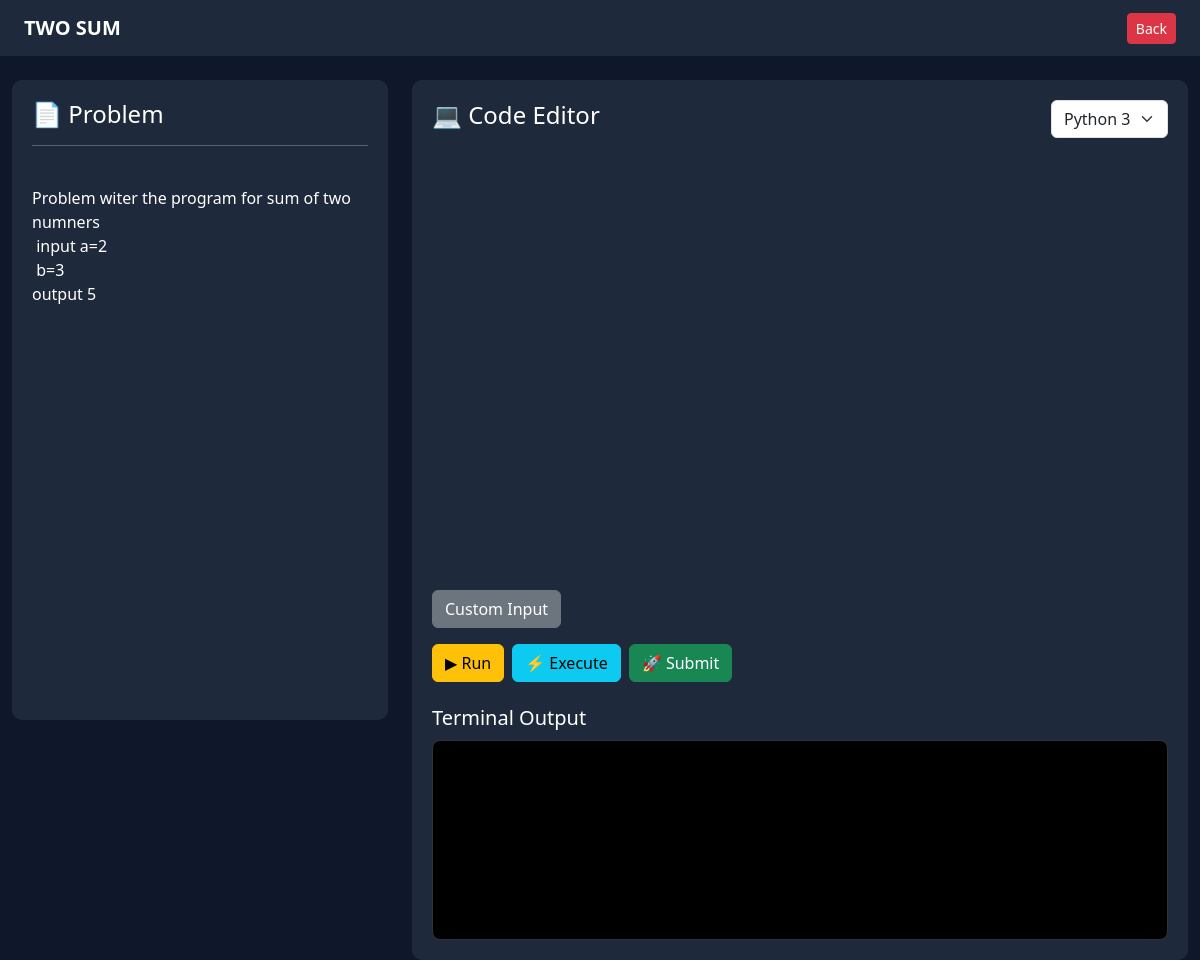
Page /problem/3 (signed in) on the committed database.
### tables this page shows
CREATE TABLE problems(
    id INTEGER PRIMARY KEY AUTOINCREMENT,
    title TEXT,
    description TEXT
);

### app.py (the view)
@app.route("/problem/<int:pid>")
def problem(pid):
    if "user" not in session:
        return redirect("/")
    c.execute("SELECT * FROM problems WHERE id=?", (pid,))
    problem = c.fetchone()
    if not problem:
        return "Problem not found"
    return render_template("problem.html", problem=problem)

### templates/problem.html (shortened to what this page needs)
<!DOCTYPE html>
<html lang="en">
<head>
<link href="https://cdn.jsdelivr.net/npm/bootstrap@5.3.2/dist/css/bootstrap.min.css" rel="stylesheet">
</head>
<body>
<nav class="navbar navbar-dark px-4">
<span class="navbar-brand fw-bold">
{{ problem[1] }}
</span>
<a href="/dashboard" class="btn btn-danger btn-sm">
Back
</a>
</nav>
<div class="container-fluid mt-4">
<div class="row g-4">
<div class="col-md-4">
<div class="problem-box">
<h4>📄 Problem</h4>
<hr>
<div style="white-space: pre-wrap;">
{{ problem[2] }}
</div>
</div>
</div>
<div class="col-md-8">
<div class="editor-box">
<div class="d-flex justify-content-between align-items-center mb-3">
<h4>💻 Code Editor</h4>
<select id="language"
class="form-select w-auto"
onchange="changeTemplate()">
<option value="python">Python 3</option>
</select>
</div>
<div id="editor"></div>
<button class="btn btn-secondary mt-3"
onclick="toggleInput()">
Custom Input
</button>
<div class="mt-3 d-flex gap-2">
<button class="btn btn-warning"
onclick="runCode()">▶ Run</button>
<button class="btn btn-info"
onclick="executeCode()">⚡ Execute</button>
<button class="btn btn-success"
onclick="submitCode()">🚀 Submit</button>
</div>
<h5 class="mt-4">Terminal Output</h5>
<div class="terminal">
</div>
</div>
</div>
</div>
</div>
</body>
</html>

### templates/problem.html (style rules this page uses)
body { background:#0f172a; color:white; font-family:Segoe UI; }
.navbar { background:#1e293b; }
.problem-box { background:#1e293b; padding:20px; border-radius:10px; height:80vh; overflow:auto; }
.editor-box { background:#1e293b; padding:20px; border-radius:10px; }
#editor { height:420px; border-radius:8px; }
.terminal { background:black; color:#00ff00; font-family:Consolas,monospace; padding:15px; border-radius:8px; height:200px; overflow-y:auto; border:1px solid #333; margin-top:10px; }

### rows in the picture
problems: title "TWO SUM", description "Problem witer the program for sum of two numners input a=2 b=3 output 5"
